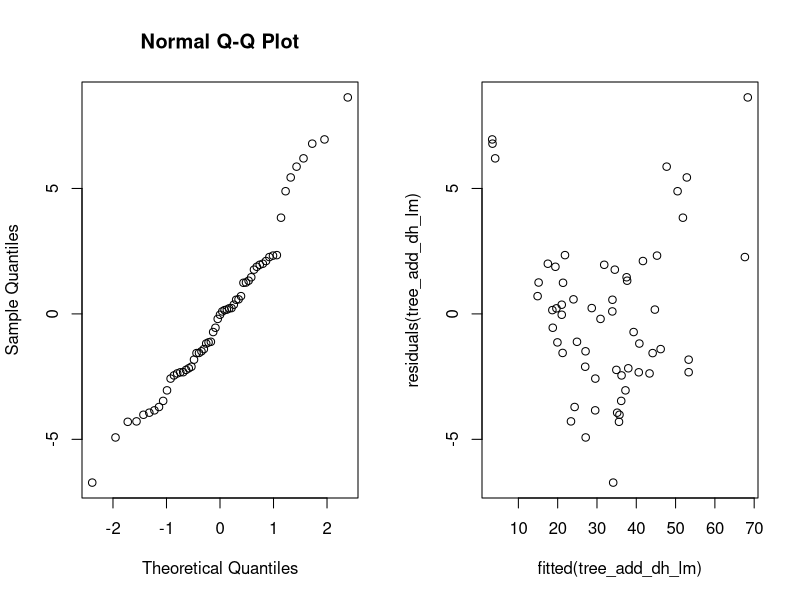
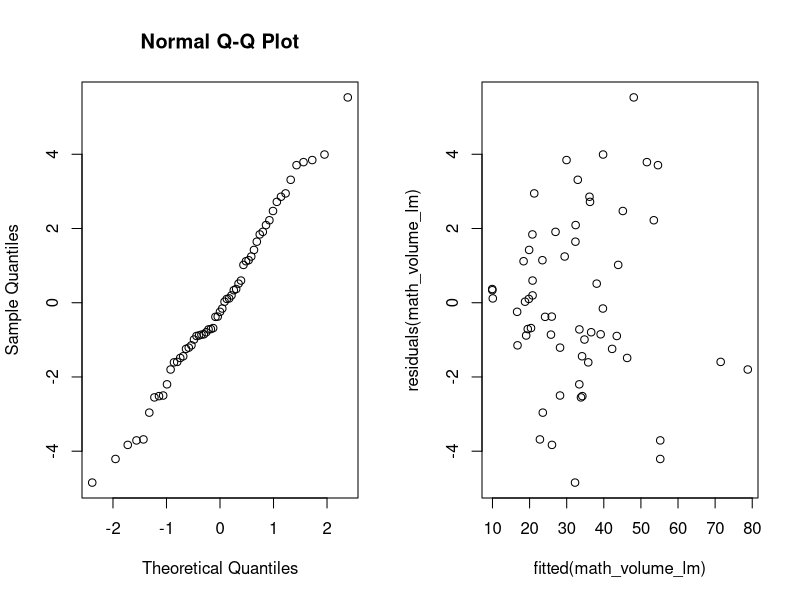
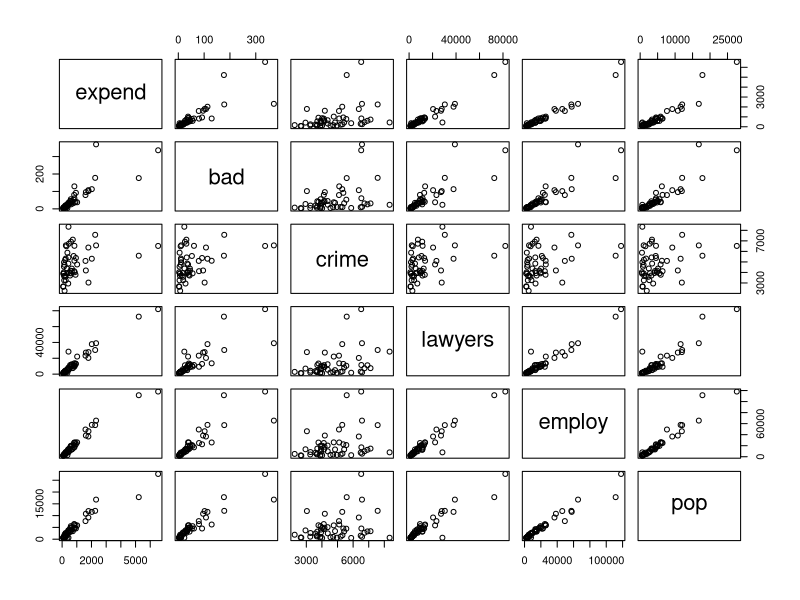
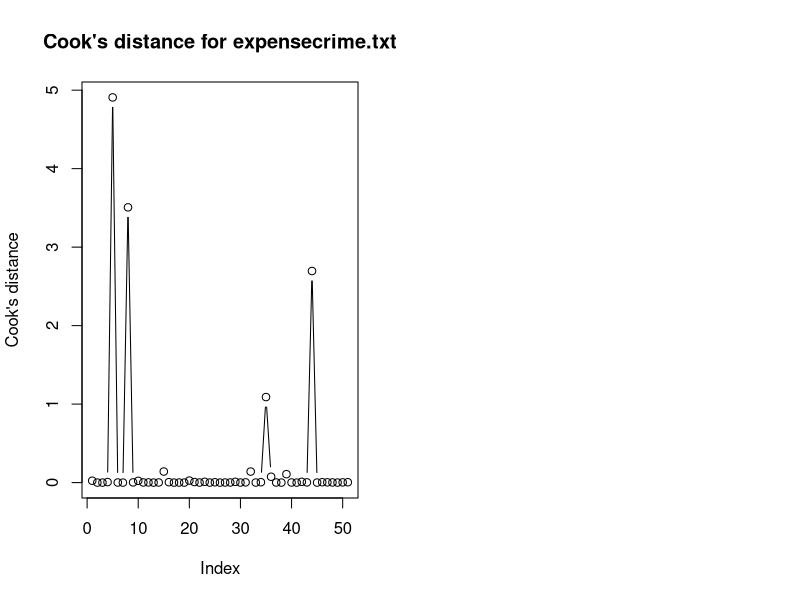
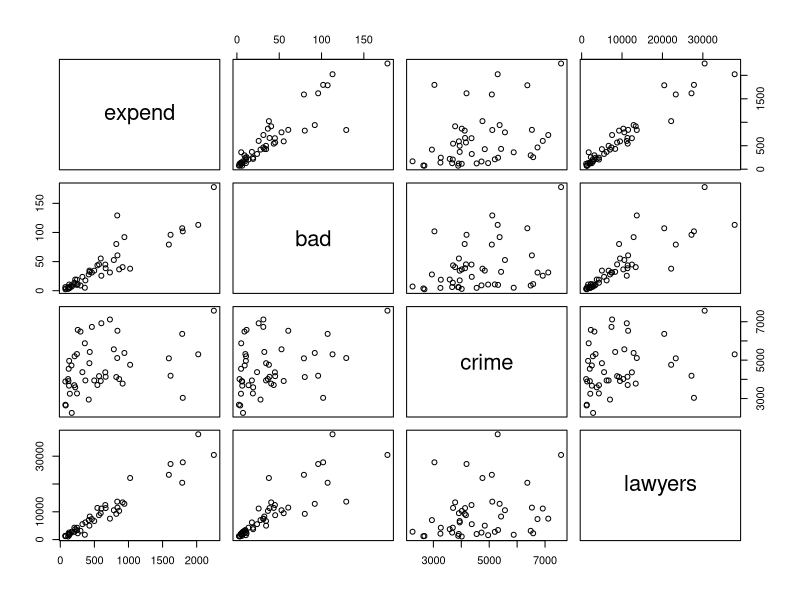
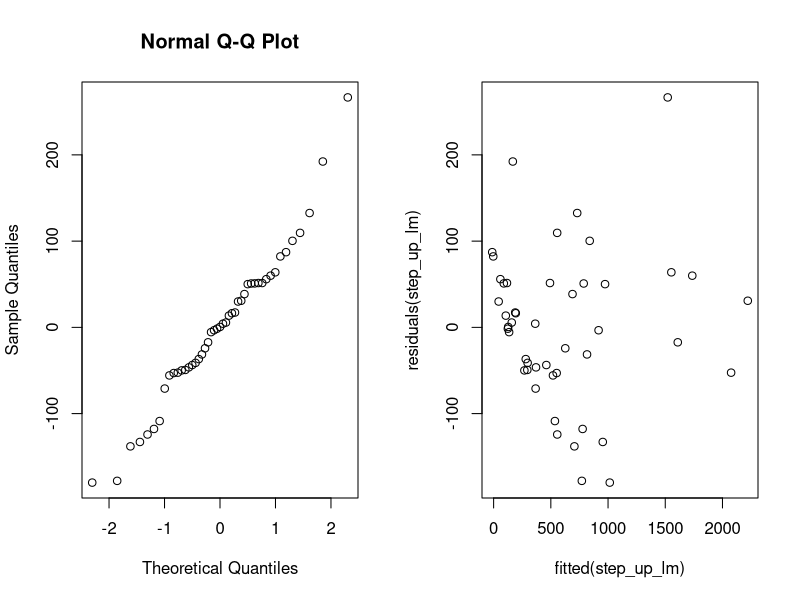
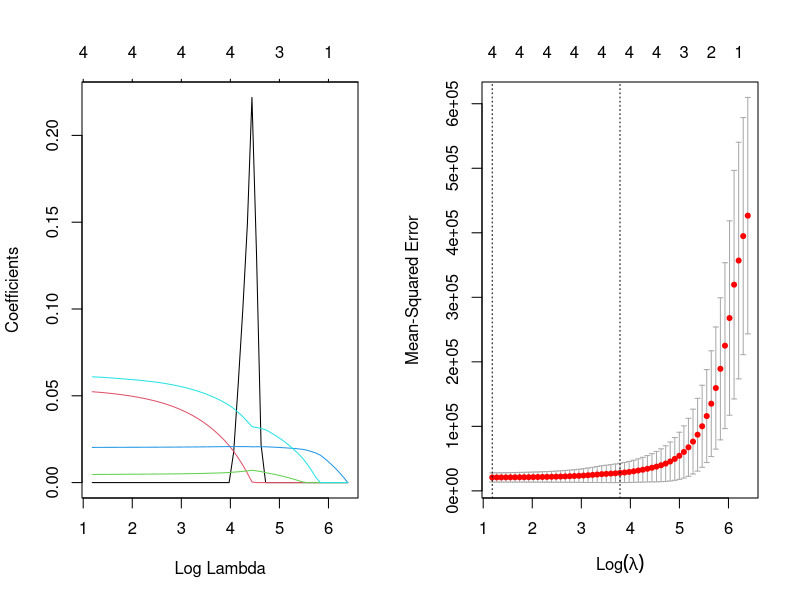
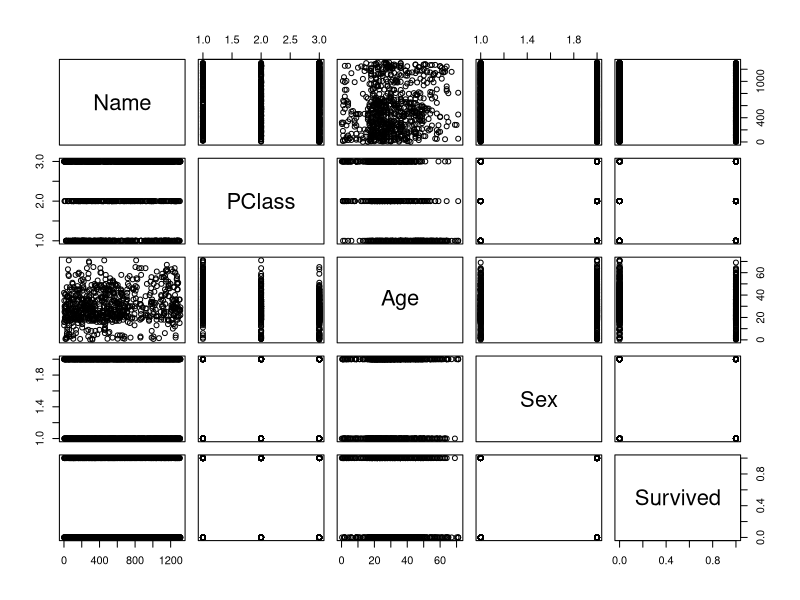

Write the R code that produced these figures, in order.
## ---- chunk 1
# set up global R options
options(digits = 3)

# set up knitr global chunk options
knitr::opts_chunk$set(fig.height = 3)
## ---- chunk 2
tree_df <- as.data.frame(read.table("data/treeVolume.txt", header=TRUE))
head(tree_df)
## ---- chunk 3
tree_df$type <- as.factor(tree_df$type)
tree_type_lm <- lm(volume~type, data=tree_df)
anova(tree_type_lm)
## ---- chunk 4
mask <- tree_df$type == "beech"
t.test(tree_df$volume[mask], tree_df$volume[!mask])
## ---- chunk 5
tree_type_d_lm <- lm(volume~height+type*diameter, data=tree_df)
anova(tree_type_d_lm)
## ---- chunk 6
summary(tree_type_d_lm)
## ---- chunk 7
tree_type_h_lm <- lm(volume~diameter+type*height, data=tree_df)
anova(tree_type_h_lm)
## ---- chunk 8
summary(tree_type_h_lm)
## ---- chunk 9
tree_add_all_lm <- lm(volume~diameter+height+type, data=tree_df)
drop1(tree_add_all_lm, test= "F")
## ---- chunk 10
tree_add_dh_lm <- lm(volume~diameter+height, data=tree_df)
anova(tree_add_dh_lm)
## ---- chunk 11
summary(tree_add_dh_lm)
## ---- chunk 12
par(mfrow=c(1, 2))
qqnorm(residuals(tree_add_dh_lm))
plot(fitted(tree_add_dh_lm), residuals(tree_add_dh_lm))
## ---- chunk 13
mean_d <- mean(tree_df$diameter)
mean_h <- mean(tree_df$height)
means <-  data.frame(diameter=c(mean_d), height=c(mean_h))

predict(tree_add_dh_lm, means, interval = "confidence")
## ---- chunk 14
tree_df$math_volume <- tree_df$height * tree_df$diameter^2
math_volume_lm <- lm(volume~math_volume, data=tree_df)
anova(math_volume_lm)
## ---- chunk 15
summary(math_volume_lm)
## ---- chunk 16
par(mfrow=c(1,2))

qqnorm(residuals(math_volume_lm))
plot(fitted(math_volume_lm), residuals(math_volume_lm))
## ---- chunk 17
# Read data
crime_df <- as.data.frame(read.table("data/expensescrime.txt", header=TRUE))
head(crime_df)

response <- "expend"
exp_vars <- c("bad", "crime", "lawyers", "employ", "pop")
## ---- chunk 18
pairs(crime_df[, c(response, exp_vars)])
## ---- chunk 19
crime_lm <- lm(expend~bad+crime+lawyers+employ+pop, data=crime_df)
cooks.distance(crime_lm)[cooks.distance(crime_lm) > 1]
## ---- chunk 20
plot(cooks.distance(crime_lm), type='b', ylab="Cook's distance", main = "Cook's distance for expensecrime.txt")
## ---- chunk 21
crime_df_upd <- crime_df[-c(5,8,35,44),]
## ---- chunk 22
round(cor(crime_df[, c(exp_vars)]), 2)
## ---- chunk 23
library(car)
## ---- chunk 24
vif(lm(expend~bad+crime+lawyers+employ+pop, data=crime_df))
## ---- chunk 25
vif(lm(expend~bad+crime+lawyers+pop, data=crime_df_upd))
## ---- chunk 26
vif_lm = lm(expend~bad+crime+lawyers, data=crime_df_upd)
vif(vif_lm)
## ---- chunk 27
summary(vif_lm)
## ---- chunk 28
pairs(crime_df_upd[, c(response, "bad", "crime", "lawyers")])
## ---- chunk 29
print("Step 1")

print("bad")
summary(lm(expend~bad, data=crime_df_upd))

print("crime")
summary(lm(expend~crime, data=crime_df_upd))

print("lawyers")
summary(lm(expend~lawyers, data=crime_df_upd))

print("employ")
summary(lm(expend~employ, data=crime_df_upd)) # YES

print("pop")
summary(lm(expend~pop, data=crime_df_upd)) 
## ---- chunk 30
print("Step 2")

print("bad")
summary(lm(expend~employ+bad, data=crime_df_upd))

print("crime")
summary(lm(expend~employ+crime, data=crime_df_upd)) # YES

print("lawyers")
summary(lm(expend~employ+lawyers, data=crime_df_upd))

print("pop")
summary(lm(expend~employ+pop, data=crime_df_upd))
## ---- chunk 31
print("Step 3")

print("bad")
summary(lm(expend~employ+crime+bad, data=crime_df_upd))

print("lawyers")
summary(lm(expend~employ+crime+lawyers, data=crime_df_upd))

print("pop")
summary(lm(expend~employ+crime+pop, data=crime_df_upd)) # YES
## ---- chunk 32
print("Step 4")

print("bad")
summary(lm(expend~employ+crime+pop+bad, data=crime_df_upd))

print("lawyers")
summary(lm(expend~employ+crime+pop+lawyers, data=crime_df_upd))

# None significant!
## ---- chunk 33
step_up_lm <- lm(expend~employ+crime+pop, data=crime_df_upd)
summary(step_up_lm)
## ---- chunk 34
vif(step_up_lm)
## ---- chunk 35
par(mfrow=c(1,2))

qqnorm(residuals(step_up_lm))
plot(fitted(step_up_lm), residuals(step_up_lm))
## ---- chunk 36
new_data <- data.frame(bad=50, crime=5000, lawyers=5000, employ=5000, pop=5000)
predict(step_up_lm, new_data, interval="prediction", level=0.95)
## ---- chunk 37
predict(step_up_lm, new_data, interval="confidence", level=0.95)
## ---- chunk 38
# install.packages("glmnet", repos = "https://cran.us.r-project.org")
library(glmnet)
## ---- chunk 39
x <- as.matrix(crime_df_upd[, exp_vars])
y <- as.matrix(crime_df_upd[, c(response)])

# train-test splitting
train <- (sample(1:nrow(x), 0.67*nrow(x))) # train by using 2/3 of the data
x.train <- x[train,]; y.train <- y[train]
x.test <- x[-train,]; y.test <- y[-train]

# fitting the model
lasso.mod <- glmnet(x.train, y.train, alpha=1)
cv.lasso <- cv.glmnet(x.train,y.train,alpha=1,type.measure='mse')
## ---- chunk 40
plot(lasso.mod, label=T, xvar="lambda")  # have a look at the lasso path
## ---- chunk 41
plot(cv.lasso) # the best lambda by cross-validation
## ---- chunk 42
(lambda.min <- cv.lasso$lambda.min)
(lambda.1se <- cv.lasso$lambda.1se)
## ---- chunk 43
# https://glmnet.stanford.edu/articles/glmnet.html#assessing-models-on-test-data-1
assess.glmnet(lasso.mod, newx = x.test, newy = y.test, s=cv.lasso$lambda.1se)
## ---- chunk 44
coef(lasso.mod, s=cv.lasso$lambda.min) # beta’s for the best lambda
y.pred <- predict(lasso.mod, s=lambda.min, newx=x.test) # predict for test
mse.lasso <- mean((y.test - y.pred)^2); mse.lasso # mse for the predicted test rows
## ---- chunk 45
coef(lasso.mod, s=cv.lasso$lambda.1se) # beta’s for lambda.1se
y.pred <- predict(lasso.mod, s=lambda.1se, newx=x.test) # predict for test
mse.lasso <- mean((y.test - y.pred)^2); mse.lasso # mse for the predicted test rows
## ---- chunk 46
new_data <- data.frame(x.test)
y.pred <- predict(step_up_lm, new_data, interval="confidence", level=0.95)
mse.step_up <- mean((y.test - y.pred)^2); mse.step_up # mse for the predicted test rows
## ---- chunk 47
cv.lasso
## ---- chunk 48
# Read data
titanic_df <- as.data.frame(read.table("data/titanic.txt", header=TRUE))
## ---- chunk 49
head(titanic_df)
## ---- chunk 50
plot(titanic_df)
## ---- chunk 51
titanic_df$PClass <- as.factor(titanic_df$PClass)
titanic_df$Sex <- as.factor(titanic_df$Sex)
summary(titanic_df)
## ---- chunk 52
tot_comb <- xtabs(~PClass+Sex, data=titanic_df)
tot_comb
## ---- chunk 53
tot_comb.surv <- xtabs(Survived~PClass+Sex, data=titanic_df)
round(tot_comb.surv/tot_comb, 2)
## ---- chunk 54
par(mfrow=c(1, 2))
hist(titanic_df$Age)
hist(titanic_df$Age[titanic_df$Survived == 1], ylim =c(0, 140))
## ---- chunk 55
tot_age <- xtabs(~Age, data=titanic_df)
barplot(xtabs(Survived~Age, data=titanic_df)/tot_age)
## ---- chunk 56
boxplot(Age ~ Sex + PClass, data=titanic_df, col = c("#FFE0B2", "#F57C00")) 
## ---- chunk 57
titanic_df_upd <- na.omit(titanic_df)
titanic_df_upd$PClass <- as.factor(titanic_df_upd$PClass)
titanic_df_upd$Sex <- as.factor(titanic_df_upd$Sex)
# head(titanic_df_upd)

base_lm <- glm(Survived ~ Age+PClass+Sex, data = titanic_df_upd, family = binomial)
## ---- chunk 58
summary(base_lm)
## ---- chunk 59
exp(coef(base_lm))
## ---- chunk 60
anova(glm(Survived ~ Age*PClass, data = titanic_df_upd, family = binomial), test="Chisq")
## ---- chunk 61
anova(glm(Survived ~ Age*Sex, data = titanic_df_upd, family = binomial), test="Chisq")
## ---- chunk 62
final_lm <- glm(Survived ~ PClass+Age*Sex, data = titanic_df_upd, family = binomial)
anova(final_lm, test="Chisq")
## ---- chunk 63
newdata <- data.frame(Age=c(55, 55, 55, 55, 55, 55), PClass=c("1st", "1st", "2nd", "2nd", "3rd", "3rd"), Sex=c("female", "male", "female", "male", "female", "male"))
predict(final_lm, newdata, type="response")
## ---- chunk 64
table(titanic_df_upd$PClass, titanic_df_upd$Sex)
## ---- chunk 65
chisq.test(x=titanic_df_upd$Survived, y=titanic_df_upd$Sex)
## ---- chunk 66
fisher.test(x=titanic_df_upd$Survived, y=titanic_df_upd$Sex)
## ---- chunk 67
chisq.test(x=titanic_df_upd$Survived, y=titanic_df_upd$PClass)
## ---- chunk 68
# Read data
coups_df <- as.data.frame(read.table("data/coups.txt", header=TRUE))
## ---- chunk 69
head(coups_df)
## ---- chunk 70
# coups_df$pollib <- as.factor(coups_df$pollib)
# coups_df$numregim <- as.factor(coups_df$numregim)
## ---- chunk 71
poison_glm <- glm(miltcoup ~ oligarchy + pollib + parties + pctvote + popn + size + numelec + numregim, data = coups_df, family = poisson)
summary(poison_glm)
## ---- chunk 72
summary(glm(miltcoup ~ oligarchy + pollib + parties + pctvote + popn + size + numelec, data = coups_df, family = poisson), test="Chisq")
## ---- chunk 73
summary(glm(miltcoup ~ oligarchy + pollib + parties + pctvote + popn + size, data = coups_df, family = poisson), test="Chisq")
## ---- chunk 74
summary(glm(miltcoup ~ oligarchy + pollib + parties + pctvote + popn, data = coups_df), test="Chisq")
## ---- chunk 75
summary(glm(miltcoup ~ oligarchy + pollib + parties + popn, data = coups_df), test="Chisq")
## ---- chunk 76
final_plm <- glm(miltcoup ~ oligarchy + parties + pollib, data = coups_df, family = poisson)
summary(final_plm, test="Chisq")
## ---- chunk 77
coups_df$pollib <- as.factor(coups_df$pollib)
coups_df$numregim <- as.factor(coups_df$numregim)
## ---- chunk 78
mean(coups_df$oligarchy); mean(coups_df$parties)
## ---- chunk 79
newdata <- data.frame(pollib=c(0, 1, 2), oligarchy=c(5.22, 5.22, 5.22), parties=c(17.1, 17.1, 17.1))
predict(final_plm, newdata, type="response")
